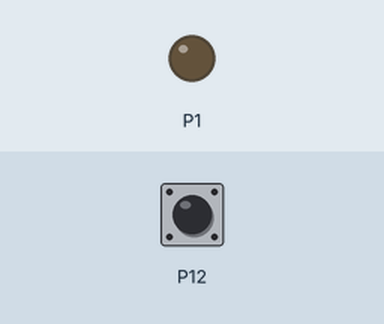
This program was run on a simulated BBC micro:bit (MakeCode). Parts: output pins drawn as LEDs (lit = HIGH). Inputs (shaded band) come from the test bench; at power-on: P12 LOW.

Above: at 1.2 s.
1.3 s: P12 pulled HIGH for 0.15 s
At 2.6 s:
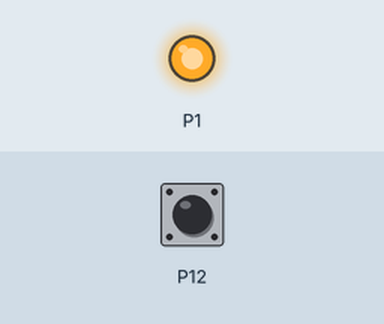
2.9 s: P12 pulled HIGH for 1 s
At 5.0 s:
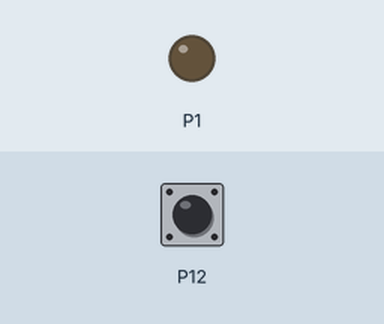
5.4 s: P12 pulled HIGH for 3.2 s
At 9.9 s:
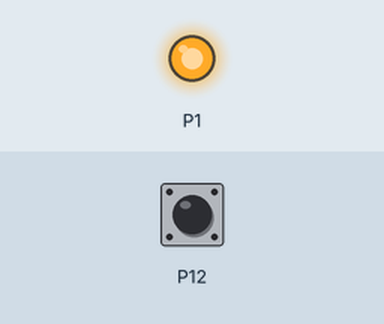
Timing chart, 0 to 11.4 s (numbered marks = the images above; inputs shaded):
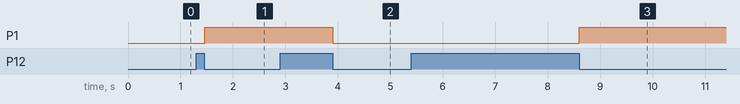

Measured:
- after the input at 1.3 s, P1: LOW → HIGH after 0.16 s
- after the input at 2.9 s, P1: HIGH → LOW after 1.0 s
- after the input at 5.4 s, P1: LOW → HIGH after 3.2 s

The program:

main.ts
```typescript
let estado_luz = 0
pins.onPulsed(DigitalPin.P12, PulseValue.High, function () {
    if (estado_luz == 0) {
        estado_luz = 1
    } else {
        estado_luz = 0
    }
})
basic.forever(function () {
    if (estado_luz == 1) {
        // LED
        pins.analogWritePin(AnalogPin.P1, 1023)
    } else {
        // LED
        pins.analogWritePin(AnalogPin.P1, 0)
    }
})
```

test.ts
```typescript
// testes vão aqui; isto não será compilado quando este pacote for usado como uma extensão.
```
